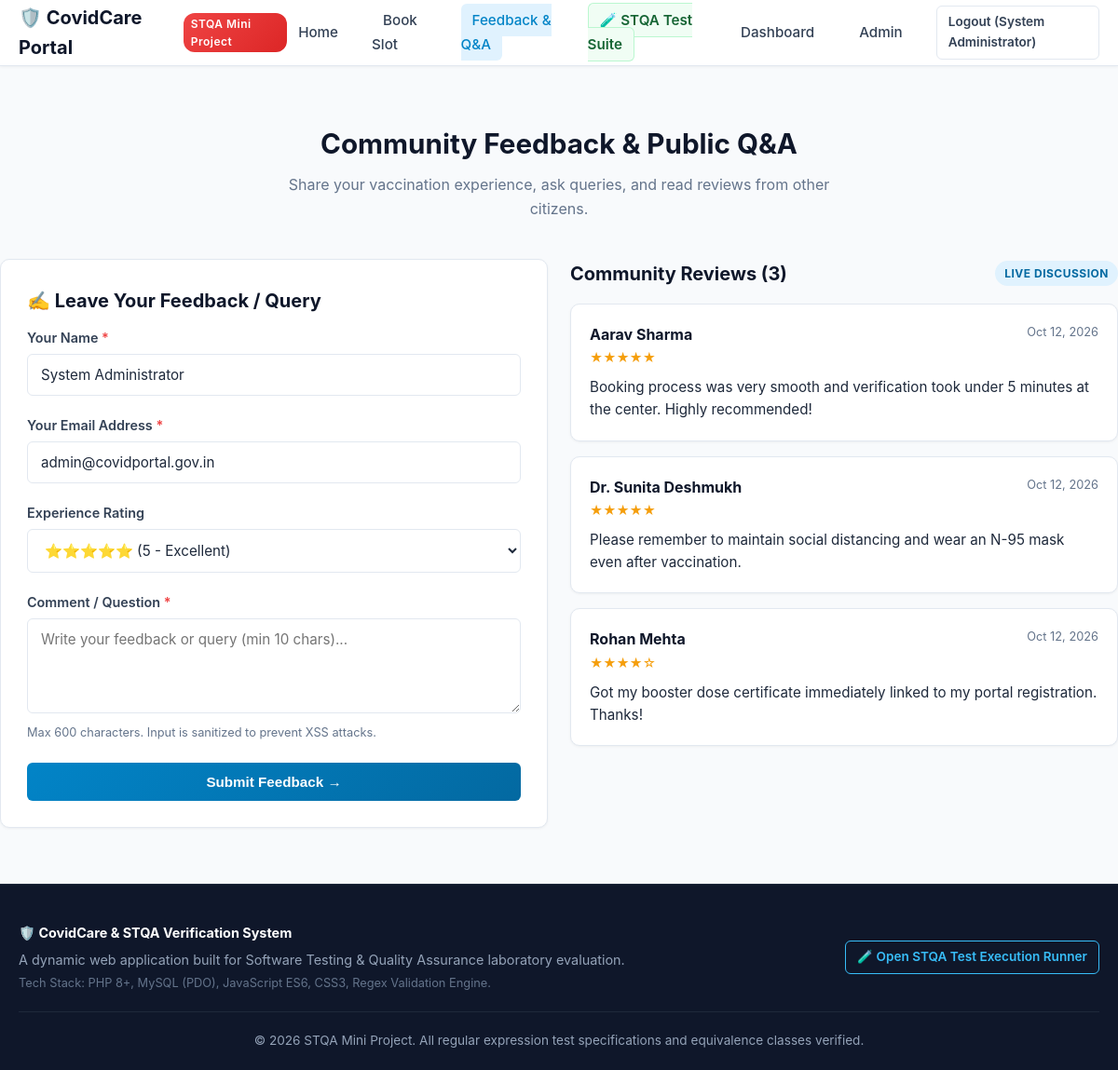
Page /comments.php (signed in) on the committed database.
### tables this page shows
CREATE TABLE IF NOT EXISTS `comments` (
    `id` INT AUTO_INCREMENT PRIMARY KEY,
    `user_id` INT NULL,
    `author_name` VARCHAR(100) NOT NULL,
    `author_email` VARCHAR(120) NOT NULL,
    `message` TEXT NOT NULL,
    `rating` TINYINT DEFAULT 5,
    `status` ENUM('approved', 'pending') DEFAULT 'approved',
    `created_at` TIMESTAMP DEFAULT CURRENT_TIMESTAMP,
    CONSTRAINT `fk_comments_user` FOREIGN KEY (`user_id`) REFERENCES `users`(`id`) ON DELETE SET NULL
);

### config/db.php (called while the page is built, shortened)
<?php
function isLoggedIn() {
    return isset($_SESSION['user_id']) && !empty($_SESSION['user_id']);
}
function getCurrentUser() {
    return [
        'id'        => $_SESSION['user_id'],
        'name'      => $_SESSION['user_name'] ?? 'User',
        'email'     => $_SESSION['user_email'] ?? '',
        'role'      => $_SESSION['user_role'] ?? 'user'
    ];
}
?>

### comments.php (the view, shortened to what this page needs)
<?php
require_once __DIR__ . '/includes/header.php';
$logged_user = getCurrentUser();
$db = getDB();
$errors = [];
$form_name = $logged_user ? $logged_user['name'] : '';
$form_email = $logged_user ? $logged_user['email'] : '';
$form_message = '';
$form_rating = 5;
$comments = [];
if ($db) {
    try {
        $stmt = $db->query("SELECT * FROM comments WHERE status = 'approved' ORDER BY created_at DESC");
        $comments = $stmt->fetchAll();
    } catch (Exception $e) {
    }
}
?>
<div class="container section">
    <div class="section-header">
        <h1 class="section-title">Community Feedback & Public Q&A</h1>
        <p class="section-desc">Share your vaccination experience, ask queries, and read reviews from other citizens.</p>
    </div>
    <div class="grid-2">
        <div class="card">
            <h2 class="card-title">✍️ Leave Your Feedback / Query</h2>
            <form action="comments.php" method="POST" data-stqa-validate novalidate>
                <div class="form-group">
                    <label class="form-label" for="author_name">Your Name <span class="req">*</span></label>
                    <input type="text" id="author_name" name="author_name"
                           class="form-control <?php echo isset($errors['name']) ? 'is-invalid' : ''; ?>"
                           placeholder="e.g. John Doe"
                           value="<?php echo htmlspecialchars($form_name); ?>"
                           data-validate="name" required>
                </div>
                <div class="form-group">
                    <label class="form-label" for="author_email">Your Email Address <span class="req">*</span></label>
                    <input type="email" id="author_email" name="author_email"
                           class="form-control <?php echo isset($errors['email']) ? 'is-invalid' : ''; ?>"
                           placeholder="name@domain.com"
                           value="<?php echo htmlspecialchars($form_email); ?>"
                           data-validate="email" required>
                </div>
                <div class="form-group">
                    <label class="form-label" for="rating">Experience Rating</label>
                    <select id="rating" name="rating" class="form-control">
                        <option value="5" <?php echo ($form_rating == 5) ? 'selected' : ''; ?>>⭐⭐⭐⭐⭐ (5 - Excellent)</option>
                    </select>
                </div>
                <div class="form-group">
                    <label class="form-label" for="message">Comment / Question <span class="req">*</span></label>
                    <textarea id="message" name="message" rows="4"
                              class="form-control <?php echo isset($errors['message']) ? 'is-invalid' : ''; ?>"
                              placeholder="Write your feedback or query (min 10 chars)..." required><?php echo htmlspecialchars($form_message); ?></textarea>
                    <small class="form-help">Max 600 characters. Input is sanitized to prevent XSS attacks.</small>
                </div>
                <button type="submit" class="btn btn-primary" style="width: 100%; padding: 12px;">
                    Submit Feedback &rarr;
                </button>
            </form>
        </div>
        <div>
            <div style="display: flex; justify-content: space-between; align-items: center; margin-bottom: 16px;">
                <h2 style="font-size: 1.25rem; font-weight: 700; color: var(--dark);">Community Reviews (<?php echo count($comments); ?>)</h2>
                <span class="badge badge-confirmed">Live Discussion</span>
            </div>
            <div style="display: flex; flex-direction: column; gap: 16px;">
                <?php foreach ($comments as $item): ?>
                    <div class="card" style="padding: 20px;">
                        <div style="display: flex; justify-content: space-between; align-items: flex-start; margin-bottom: 8px;">
                            <div>
                                <strong style="color: var(--dark); font-size: 1rem;"><?php echo htmlspecialchars($item['author_name']); ?></strong>
                                <div style="color: #f59e0b; font-size: 0.85rem; margin-top: 2px;">
                                    <?php echo str_repeat('★', (int)($item['rating'] ?? 5)); ?><?php echo str_repeat('☆', 5 - (int)($item['rating'] ?? 5)); ?>
                                </div>
                            </div>
                            <span style="font-size: 0.8rem; color: var(--text-muted);">
                                <?php echo date('M d, Y', strtotime($item['created_at'])); ?>
                            </span>
                        </div>
                        <p style="font-size: 0.95rem; color: var(--text-main); margin-top: 6px;">
                            <?php echo nl2br(htmlspecialchars($item['message'])); ?>
                        </p>
                    </div>
                <?php endforeach; ?>
            </div>
        </div>
    </div>
</div>
<?php require_once __DIR__ . '/includes/footer.php'; ?>

### assets/css/style.css (style rules this page uses)
:root { --primary: #0284c7; --primary-dark: #0369a1; --primary-light: #e0f2fe; --secondary: #0d9488; --accent: #ef4444; --dark: #0f172a; --dark-muted: #334155; --light-bg: #f8fafc; --card-bg: #ffffff; --border-color: #e2e8f0; --text-main: #1e293b; --text-muted: #64748b; --success: #10b981; --warning: #f59e0b; --danger: #ef4444; --shadow-sm: 0 1px 3px rgba(0, 0, 0, 0.05); --shadow-md: 0 4px 6px -1px rgba(0, 0, 0, 0.08), 0 2px 4px -2px rgba(0, 0, 0, 0.05); --shadow-lg: 0 10px 15px -3px rgba(0, 0, 0, 0.1), 0 4px 6px -4px rgba(0, 0, 0, 0.05); --radius-sm: 6px; --radius-md: 10px; --radius-lg: 16px; --font-family: -apple-system, BlinkMacSystemFont, 'Segoe UI', Roboto, Helvetica, Arial, sans-serif; }
* { box-sizing: border-box; margin: 0; padding: 0; }
body { font-family: var(--font-family); background-color: var(--light-bg); color: var(--text-main); line-height: 1.6; display: flex; flex-direction: column; min-height: 100vh; }
.container { width: 100%; max-width: 1200px; margin: 0 auto; padding: 0 20px; }
.btn { display: inline-flex; align-items: center; justify-content: center; gap: 8px; padding: 10px 20px; font-size: 0.95rem; font-weight: 600; border-radius: var(--radius-sm); border: none; cursor: pointer; transition: all 0.2s ease; text-decoration: none; }
.btn-primary { background: linear-gradient(135deg, var(--primary), var(--primary-dark)); color: white; }
.section { padding: 60px 0; }
.section-header { text-align: center; margin-bottom: 40px; }
.section-title { font-size: 1.85rem; font-weight: 700; color: var(--dark); margin-bottom: 8px; }
.section-desc { font-size: 1rem; color: var(--text-muted); max-width: 600px; margin: 0 auto; }
.grid-2 { display: grid; grid-template-columns: repeat(auto-fit, minmax(400px, 1fr)); gap: 24px; }
.card { background: var(--card-bg); border: 1px solid var(--border-color); border-radius: var(--radius-md); padding: 28px; box-shadow: var(--shadow-sm); transition: box-shadow 0.2s ease; }
.card-title { font-size: 1.25rem; font-weight: 700; color: var(--dark); margin-bottom: 12px; display: flex; align-items: center; gap: 10px; }
.form-group { margin-bottom: 20px; position: relative; }
.form-label { display: block; font-weight: 600; font-size: 0.9rem; color: var(--dark-muted); margin-bottom: 6px; }
.form-label .req { color: var(--danger); }
.form-control { width: 100%; padding: 12px 14px; font-size: 0.95rem; border: 1.5px solid var(--border-color); border-radius: var(--radius-sm); background-color: #fff; color: var(--text-main); transition: all 0.2s ease; outline: none; font-family: inherit; }
.form-help { font-size: 0.8rem; color: var(--text-muted); margin-top: 4px; }
.badge { display: inline-block; padding: 4px 10px; font-size: 0.75rem; font-weight: 700; border-radius: 9999px; text-transform: uppercase; letter-spacing: 0.5px; }
.badge-confirmed { background: #e0f2fe; color: #0369a1; }

### rows in the picture
comments: author_name "Aarav Sharma", rating "★★★★★", created_at "Oct 12, 2026", message "Booking process was very smooth and verification took under 5 minutes at the center. Highly recommended!"
comments: author_name "Dr. Sunita Deshmukh", rating "★★★★★", created_at "Oct 12, 2026", message "Please remember to maintain social distancing and wear an N-95 mask even after vaccination."
comments: author_name "Rohan Mehta", rating "★★★★", rating "☆", created_at "Oct 12, 2026", message "Got my booster dose certificate immediately linked to my portal registration. Thanks!"

### other values in the picture
$logged_user['name'] "System Administrator"
count($comments) "3"
